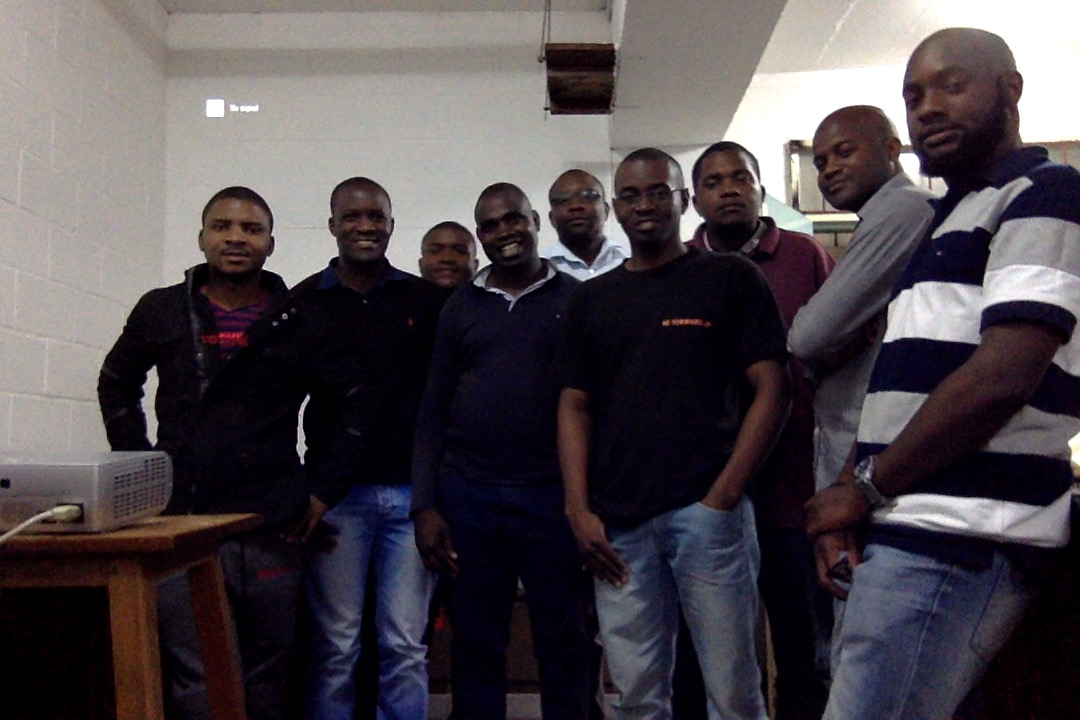
#> input picture AstroInterferometer/Images/Dara2017.jpg, 1080 x 720 px
$ python FunWithFourier.py
#> lines starting #> are read from the running program, lines starting #| are printed output that depends on the picture
# two dimensional FFT example
import matplotlib.cm
import matplotlib.pyplot as plt
import numpy as np
import math
import time

# get the figure
f = plt.imread("Images/Dara2017.jpg")
#> f is the input picture: shape (720, 1080, 3); mean R, G, B 78.1, 71.5, 76.3
# hack to make images with more than 2-dimensions work
if len(f.shape) > 2:
	f = f[:,:,0]
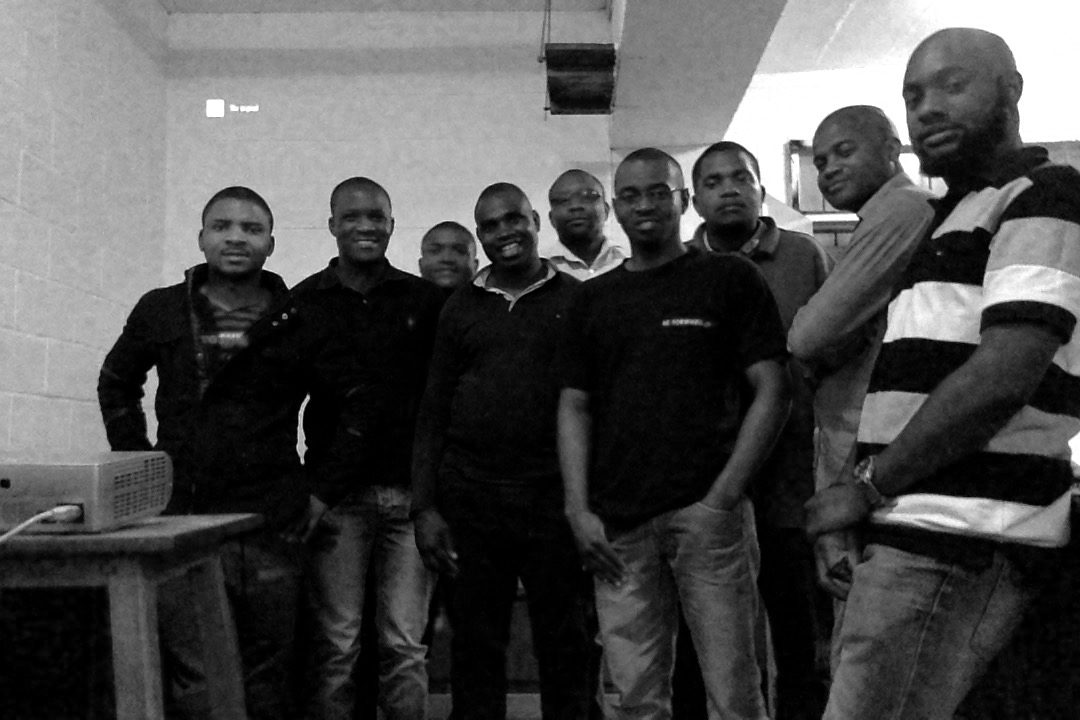
#> f: shape (720, 1080); min 0, max 255, mean 78.1

# Smooth the edges
x, y = np.meshgrid(np.linspace(-1,1,f.shape[1]), np.linspace(-1,1,f.shape[0]))
d = np.sqrt(x*x+y*y)
sigma, mu = 0.5, 0.0
g = np.exp(-( (d-mu)**2 / ( 2.0 * sigma**2 ) ) )
f2 = (f * g)
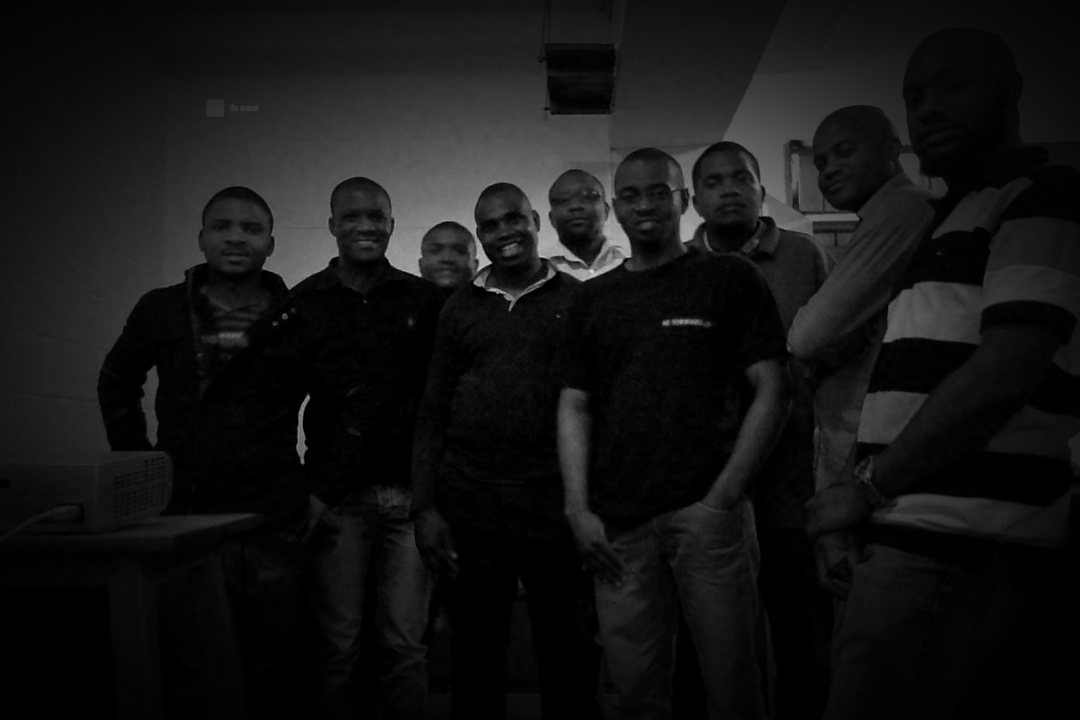
#> f2: shape (720, 1080) float64; min 0, max 216, mean 20.9

# Two dimension FFT -- F is complex consisting of an amplitude and phase
F_smooth = np.fft.fft2(f2)
F = np.fft.fft2(f)

# find the amp and phase -- shift to put 0 wavenumber at the center
F_mag = np.abs(np.fft.fftshift(F_smooth))
F_phase = np.angle(np.fft.fftshift(F_smooth))
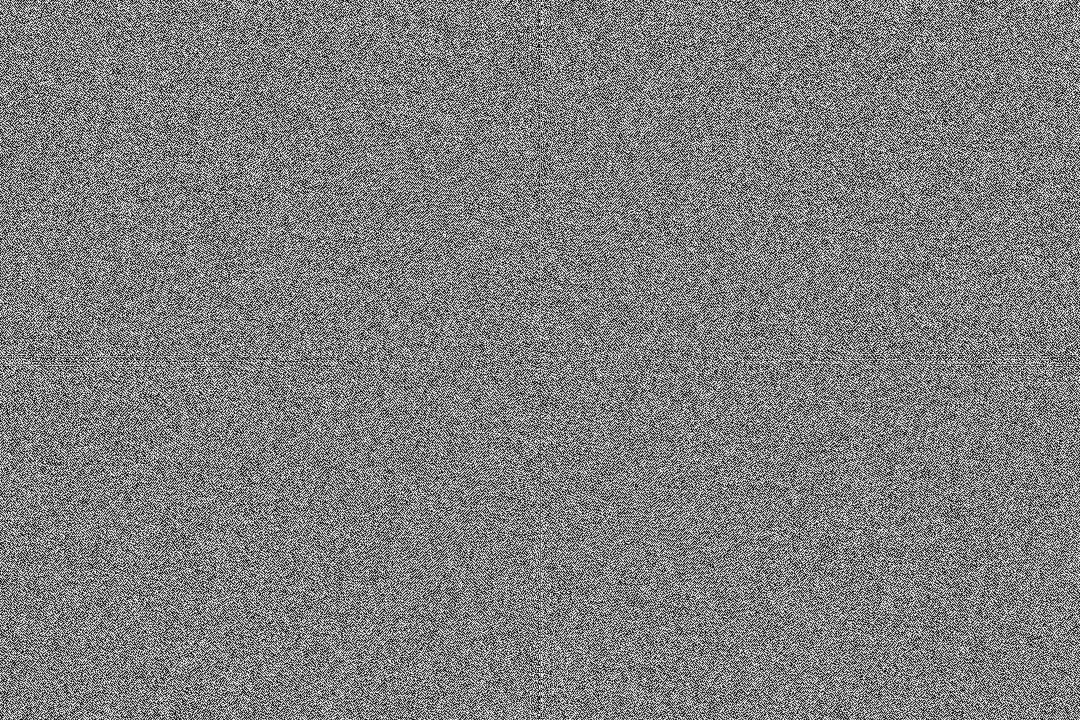
#> F_phase: shape (720, 1080) float64; min -3.14, max 3.14, mean 3.29e-17; drawn with min black and max white

# Produce a plot of the original image, amplitude and phase
plt.rc("font", size=10)

plt.subplot(131)
plt.imshow(f, cmap=matplotlib.cm.Greys_r)
plt.title("original image")

plt.subplot(132)
plt.imshow(np.log(F_mag))
plt.title("|F(k)|")

plt.subplot(133)
plt.imshow(F_phase)
plt.title("phase of F(k)")

f_plt = plt.gcf()
f_plt.set_size_inches(10.0,6.0)

plt.savefig("fft2d.png", bbox_inches="tight")
plt.clf()


#-------------------------------------------------------------------------------
# scramble phase
Fnew_phase = 2.0*math.pi*np.random.rand(F_phase.shape[0], F_phase.shape[1])

# back to the complex representation
Fnew = F_mag*np.exp(1j*Fnew_phase)

fnew = np.fft.ifft2(np.fft.ifftshift(Fnew))

plt.imshow(np.real(fnew), cmap=matplotlib.cm.Greys_r)
plt.title(r"F$^{-1}$(F(k)) with scrampled phases")
plt.savefig("fft2d_phasescamble.png", bbox_inches="tight")
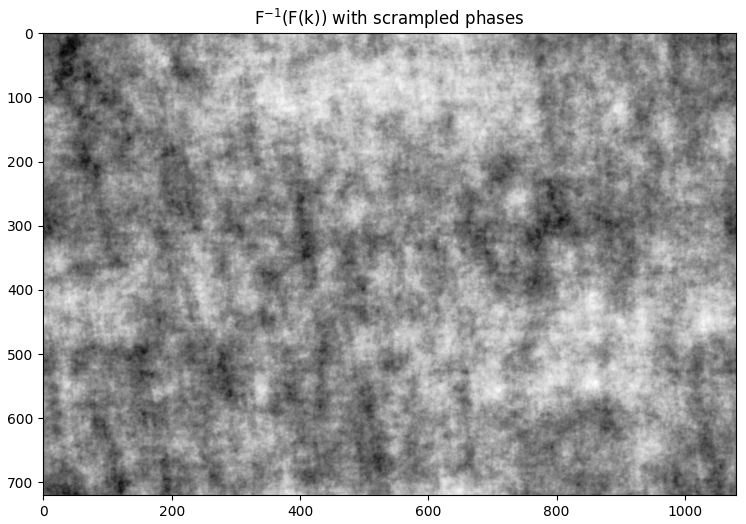
#> figure drawn by matplotlib, 1 panel

plt.clf()

#-------------------------------------------------------------------------------
# scramble amplitude
Fnew_mag = np.max(F_mag)*np.random.rand(F_mag.shape[0], F_mag.shape[1])
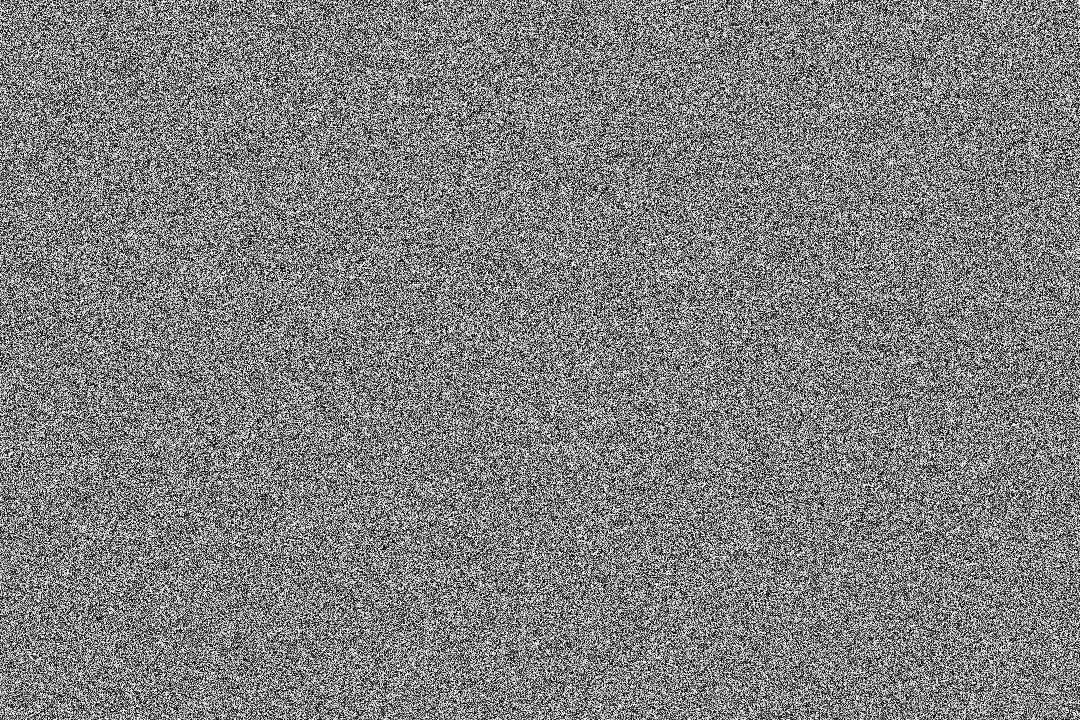
#> Fnew_mag: shape (720, 1080) float64; min 24.29, max 16214624.2, mean 8110138.9; drawn with min black and max white

# back to the complex representation
Fnew = Fnew_mag*np.exp(1j*F_phase)

fnew = np.fft.ifft2(np.fft.ifftshift(Fnew))

plt.imshow(np.real(fnew), cmap=matplotlib.cm.Greys_r)
plt.title(r"F$^{-1}$(F(k)) with scrampled amplitudes")
plt.savefig("fft2d_magscamble.png", bbox_inches="tight")
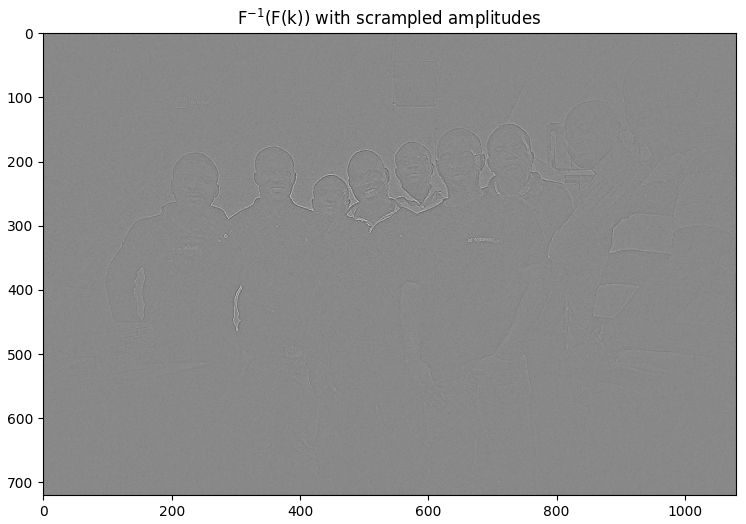
#> figure drawn by matplotlib, 1 panel
plt.clf()


#-------------------------------------------------------------------------------
# filter out high and low spatial frequencies
# http://glowingpython.blogspot.com/2011/08/fourier-transforms-and-image-filtering.html
F_orig = np.fft.fftshift(F_smooth)

P = np.zeros(F.shape, dtype=np.complex128)
Q = np.zeros(F.shape, dtype=np.complex128)

# Define a circle which will be used for masking
xx, yy = np.mgrid[:F_orig.shape[0], :F_orig.shape[1]]
circle = (xx - F_orig.shape[0]/2.0) ** 2 + (yy - F_orig.shape[1]/2.0) ** 2

# Mask the pixels
P[circle < 500] = F_orig[circle < 500]
Q[circle > 500] = F_orig[circle > 500]

# Fourier transform the filtered images
f_filtered_P = np.real(np.fft.ifft2(np.fft.ifftshift(P)))
f_filtered_Q = np.real(np.fft.ifft2(np.fft.ifftshift(Q)))

plt.subplot(321)
plt.imshow(np.log(np.abs(F_orig)))
plt.title("original |F(k)|")

plt.subplot(322)
plt.imshow(f, cmap=matplotlib.cm.Greys_r)
plt.title("original image")

plt.subplot(323)
plt.imshow(np.log(np.abs(P)))
plt.title("filtered |F(k)|")

plt.subplot(324)
plt.imshow(f_filtered_P, cmap=matplotlib.cm.Greys_r)
plt.title(r"filtered F$^{-1}$(F(k))")

plt.subplot(325)
plt.imshow(np.log(np.abs(Q)))
plt.title("filtered |F(k)|")

plt.subplot(326)
plt.imshow(f_filtered_Q, cmap=matplotlib.cm.Greys_r)
plt.title(r"filtered F$^{-1}$(F(k))")

f = plt.gcf()
f.set_size_inches(12.0,12.0)

plt.savefig("fft2d_filtered.png", bbox_inches="tight")
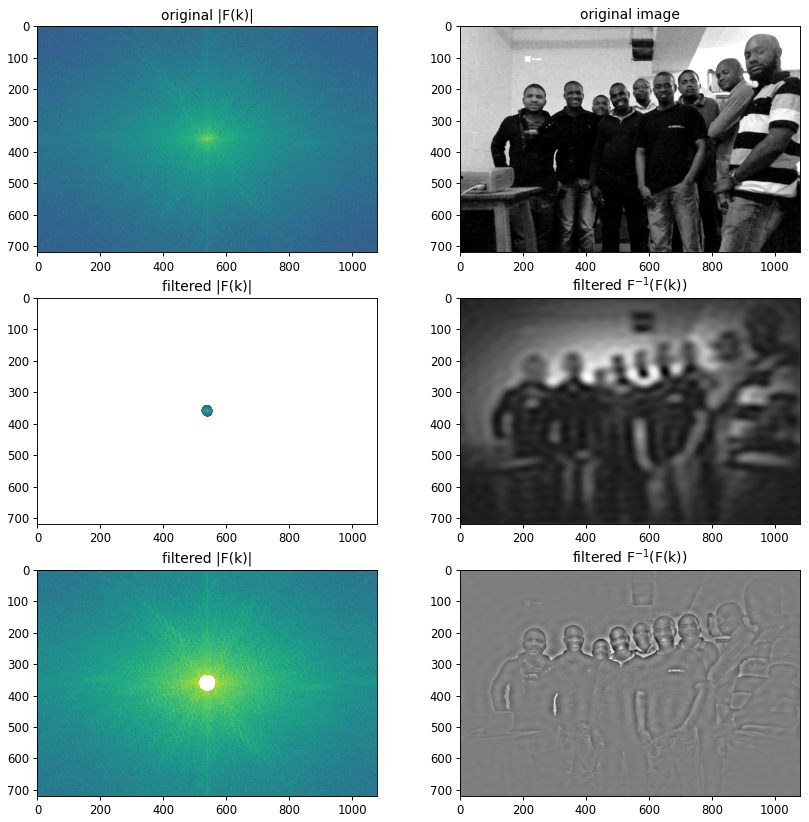
#> figure drawn by matplotlib, 6 panels

#-------------------------------------------------------------------------------
# The effect of partial sampling
plt.clf()
F_orig = np.fft.fftshift(F)

P_mag = np.zeros(F_mag.shape, dtype=np.complex128)
P_phase = np.zeros(F_phase.shape, dtype=np.complex128)

# Select a range of random points and set them to 0
Q = np.random.rand(F.shape[0],F.shape[1])

P_mag[Q < 0.3] = F_mag[Q < 0.3]
P_phase[Q < 0.3] = F_phase[Q < 0.3]

# Fourier transform the filtered images back into the x,y plane
Fnew = P_mag*np.exp(1j*P_phase)
f_filtered_P = np.fft.ifft2(np.fft.ifftshift(Fnew))

plt.subplot(221)
plt.imshow(np.log(np.abs(F_orig)))
plt.title("original |F(k)|")

plt.subplot(222)
#> (the run stopped early here; a loop or call above may not have finished)
